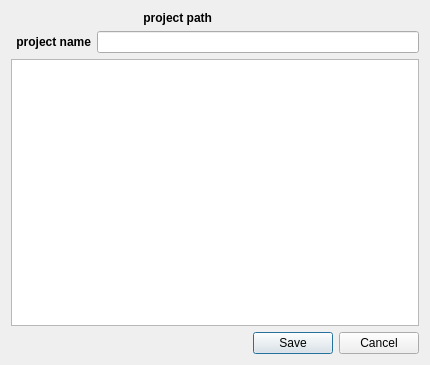
<?xml version="1.0" encoding="UTF-8"?>
<ui version="4.0">
 <class>IdeProjectDialog</class>
 <widget class="QDialog" name="IdeProjectDialog">
  <property name="geometry">
   <rect>
    <x>0</x>
    <y>0</y>
    <width>430</width>
    <height>365</height>
   </rect>
  </property>
  <property name="windowTitle">
   <string>Edit Project Settings</string>
  </property>
  <layout class="QGridLayout" name="gridLayout">
   <item row="0" column="0">
    <layout class="QHBoxLayout" name="horizontalLayout">
     <item>
      <widget class="QLabel" name="label">
       <property name="minimumSize">
        <size>
         <width>80</width>
         <height>0</height>
        </size>
       </property>
       <property name="font">
        <font>
         <weight>75</weight>
         <bold>true</bold>
        </font>
       </property>
       <property name="text">
        <string>project path</string>
       </property>
       <property name="alignment">
        <set>Qt::AlignRight|Qt::AlignTrailing|Qt::AlignVCenter</set>
       </property>
      </widget>
     </item>
     <item>
      <widget class="FilePickerWidget" name="uiProjectPATH">
       <property name="pyCaption" stdset="0">
        <string>Select Path</string>
       </property>
       <property name="pyPickFolder" stdset="0">
        <bool>true</bool>
       </property>
      </widget>
     </item>
    </layout>
   </item>
   <item row="1" column="0">
    <layout class="QHBoxLayout" name="horizontalLayout_2">
     <item>
      <widget class="QLabel" name="label_2">
       <property name="minimumSize">
        <size>
         <width>80</width>
         <height>0</height>
        </size>
       </property>
       <property name="font">
        <font>
         <weight>75</weight>
         <bold>true</bold>
        </font>
       </property>
       <property name="text">
        <string>project name</string>
       </property>
       <property name="alignment">
        <set>Qt::AlignRight|Qt::AlignTrailing|Qt::AlignVCenter</set>
       </property>
      </widget>
     </item>
     <item>
      <widget class="QLineEdit" name="uiProjectNameTXT"/>
     </item>
    </layout>
   </item>
   <item row="2" column="0">
    <widget class="QTreeWidget" name="uiProjectTREE">
     <property name="contextMenuPolicy">
      <enum>Qt::CustomContextMenu</enum>
     </property>
     <attribute name="headerVisible">
      <bool>false</bool>
     </attribute>
     <attribute name="headerVisible">
      <bool>false</bool>
     </attribute>
     <column>
      <property name="text">
       <string notr="true">1</string>
      </property>
     </column>
    </widget>
   </item>
   <item row="3" column="0">
    <widget class="QDialogButtonBox" name="uiButtonsBOX">
     <property name="orientation">
      <enum>Qt::Horizontal</enum>
     </property>
     <property name="standardButtons">
      <set>QDialogButtonBox::Cancel|QDialogButtonBox::Save</set>
     </property>
    </widget>
   </item>
  </layout>
 </widget>
 <customwidgets>
  <customwidget>
   <class>FilePickerWidget</class>
   <extends>QWidget</extends>
   <header>blurdev.gui.widgets.filepickerwidget</header>
  </customwidget>
 </customwidgets>
 <resources/>
 <connections>
  <connection>
   <sender>uiButtonsBOX</sender>
   <signal>accepted()</signal>
   <receiver>IdeProjectDialog</receiver>
   <slot>accept()</slot>
   <hints>
    <hint type="sourcelabel">
     <x>227</x>
     <y>347</y>
    </hint>
    <hint type="destinationlabel">
     <x>157</x>
     <y>274</y>
    </hint>
   </hints>
  </connection>
  <connection>
   <sender>uiButtonsBOX</sender>
   <signal>rejected()</signal>
   <receiver>IdeProjectDialog</receiver>
   <slot>reject()</slot>
   <hints>
    <hint type="sourcelabel">
     <x>295</x>
     <y>353</y>
    </hint>
    <hint type="destinationlabel">
     <x>286</x>
     <y>274</y>
    </hint>
   </hints>
  </connection>
 </connections>
</ui>
